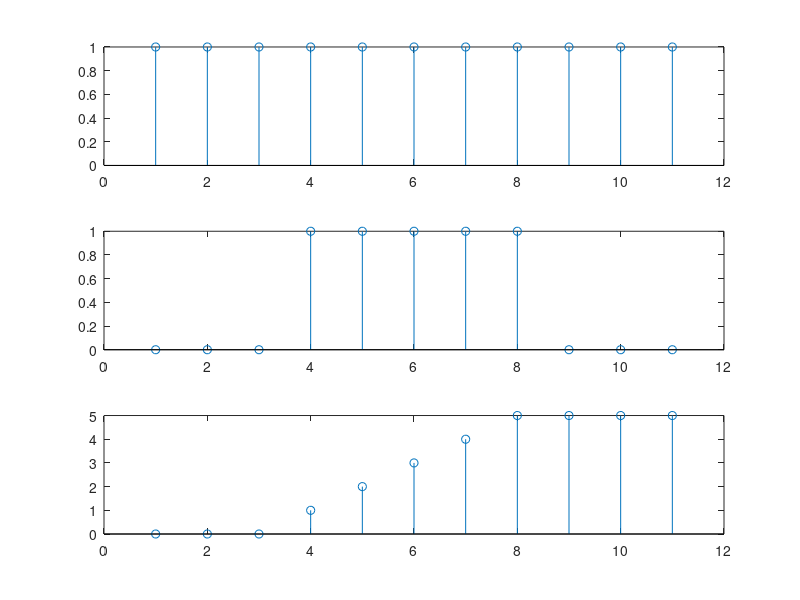

The MATLAB script that drew this image:
clearvars;
clc;
close all;

h=ones(11,1);
x=zeros(11,1);
x(4:8)=1;

subplot(3,1,1);
stem(h);
subplot(3,1,2);
stem(x);

y=conv(h,x);

subplot(3,1,3);
stem(y(1:11));





